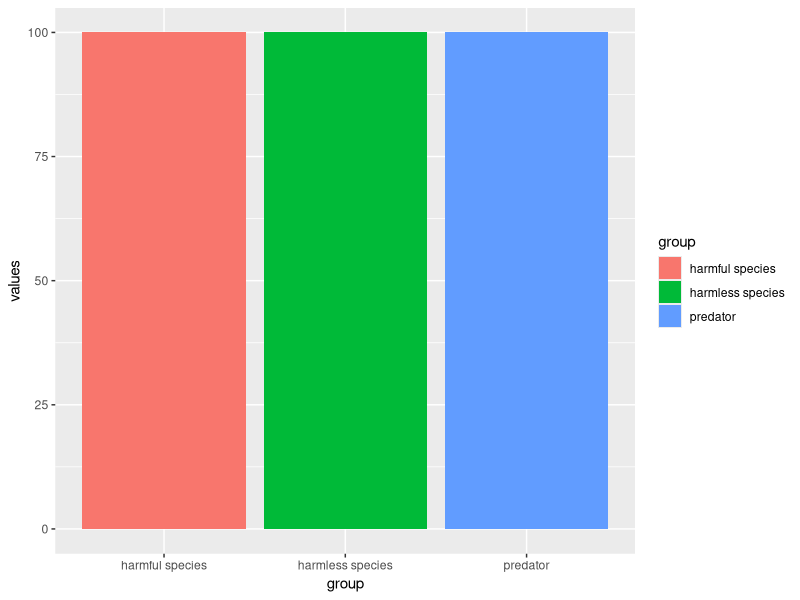
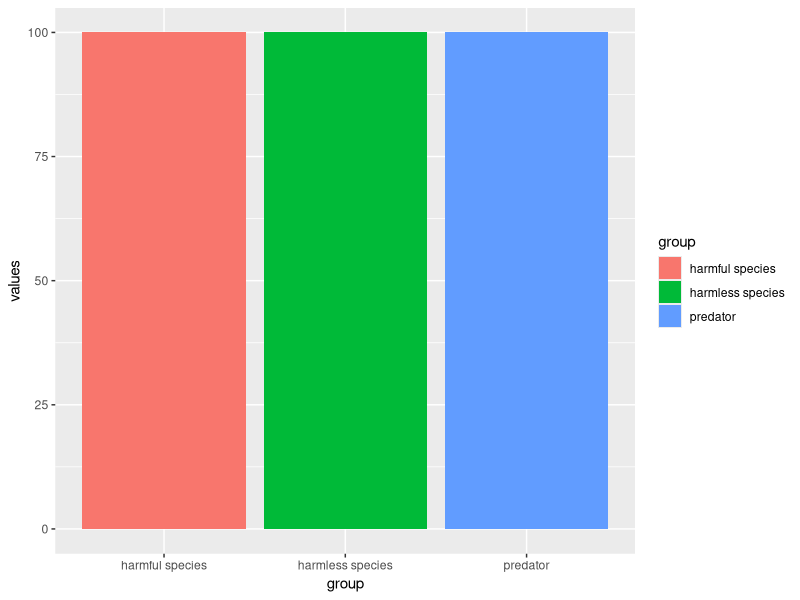

Reproduce these figures in R, in order.
## ---- chunk 1
# batesian time O


# libraries:
library(ggplot2)
library(gganimate)

# Make 2 basic states and concatenate them:
a <- data.frame(group = c("harmless species","harmful species","predator"), values = c(100,100,100), frame = rep('a',3))
b <- data.frame(group = c("harmless species","harmful species","predator"), values = c(80,90,90), frame = rep('b',3))
data <- rbind(a,b)  

# Basic barplot:
ggplot(a, aes(x = group, y = values, fill = group)) + 
  geom_bar(stat = 'identity')

# Make a ggplot, but add frame=year: one image per year
ggplot(data, aes(x = group, y = values, fill = group)) + 
  geom_bar(stat = 'identity') +
  theme_bw() +
  # gganimate specific bits:
  transition_states(
    frame,
    transition_length = 2,
    state_length = 1
  ) +
  ease_aes('sine-in-out')

# Save at gif:
anim_save("Batesian-time-0.gif")


## ---- chunk 2
#batesian time 1

# libraries:
library(ggplot2)
library(gganimate)

# Make 2 basic states and concatenate them:
a <- data.frame(group = c("harmless species","harmful species","predator"), values = c(100,100,100), frame = rep('a',3))
b <- data.frame(group = c("harmless species","harmful species","predator"), values = c(90,90,90), frame = rep('b',3))
data <- rbind(a,b)  

# Basic barplot:
ggplot(a, aes(x = group, y = values , fill = group)) + 
  geom_bar(stat = 'identity')

# Make a ggplot, but add frame=year: one image per year
ggplot(data, aes(x = group, y = values , fill = group)) + 
  geom_bar(stat = 'identity') +
  theme_bw() +
  # gganimate specific bits:
  transition_states(
    frame,
    transition_length = 2,
    state_length = 1
  ) +
  ease_aes('sine-in-out')

# Save at gif:
anim_save("Batesian-time-1.gif")
